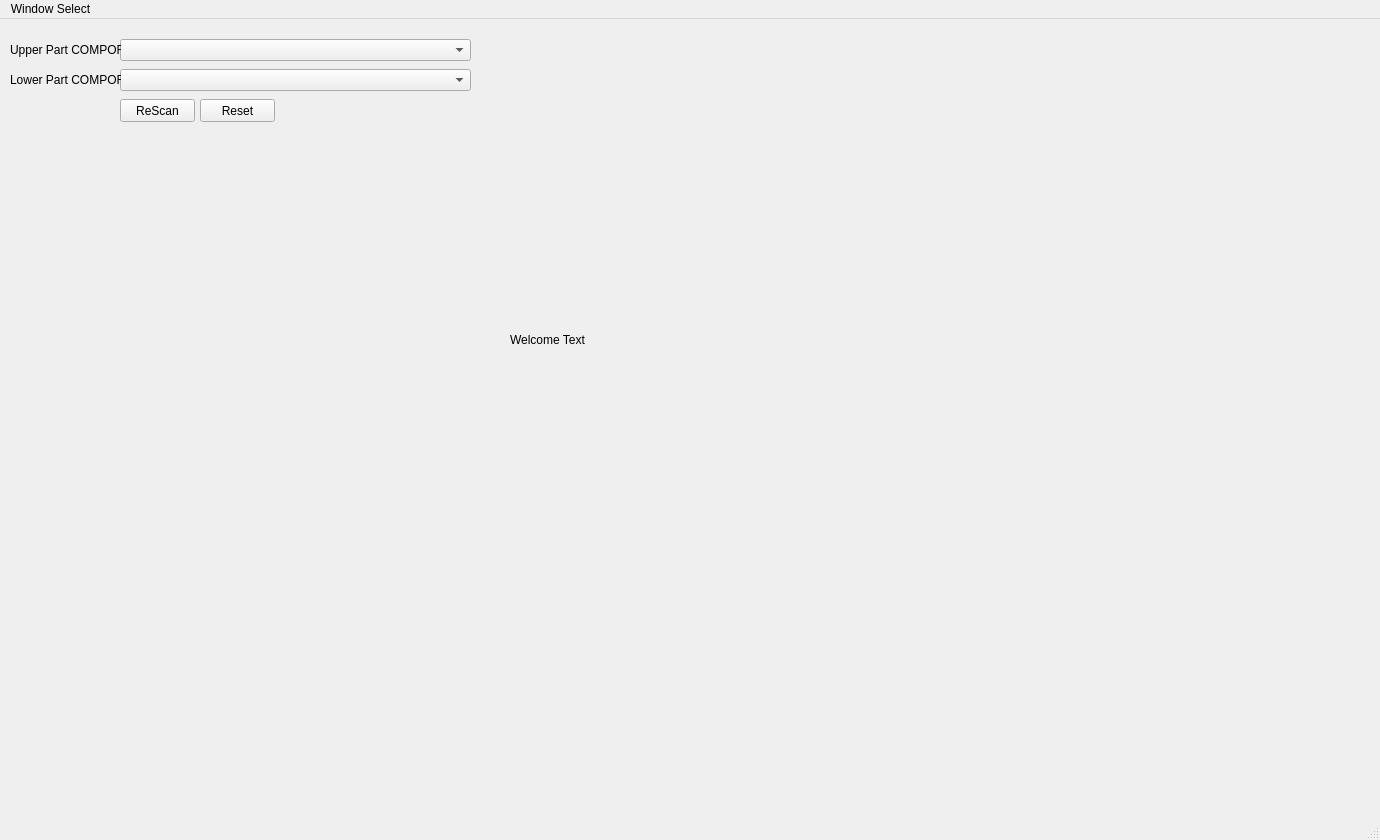
<?xml version="1.0" encoding="UTF-8"?>
<ui version="4.0">
 <class>MainWindow</class>
 <widget class="QMainWindow" name="MainWindow">
  <property name="geometry">
   <rect>
    <x>0</x>
    <y>0</y>
    <width>1380</width>
    <height>840</height>
   </rect>
  </property>
  <property name="windowTitle">
   <string>MainWindow</string>
  </property>
  <widget class="QWidget" name="centralwidget">
   <widget class="QStackedWidget" name="stackedWidget">
    <property name="geometry">
     <rect>
      <x>10</x>
      <y>10</y>
      <width>1380</width>
      <height>820</height>
     </rect>
    </property>
    <property name="currentIndex">
     <number>0</number>
    </property>
    <widget class="QWidget" name="page">
     <widget class="QLabel" name="welcome_label">
      <property name="geometry">
       <rect>
        <x>500</x>
        <y>270</y>
        <width>421</width>
        <height>81</height>
       </rect>
      </property>
      <property name="text">
       <string>Welcome Text</string>
      </property>
     </widget>
     <widget class="QComboBox" name="upper_comport_comboBox">
      <property name="geometry">
       <rect>
        <x>110</x>
        <y>10</y>
        <width>351</width>
        <height>22</height>
       </rect>
      </property>
     </widget>
     <widget class="QComboBox" name="lower_comport_comboBox">
      <property name="geometry">
       <rect>
        <x>110</x>
        <y>40</y>
        <width>351</width>
        <height>22</height>
       </rect>
      </property>
     </widget>
     <widget class="QLabel" name="upper_part_comport_label">
      <property name="geometry">
       <rect>
        <x>0</x>
        <y>10</y>
        <width>111</width>
        <height>21</height>
       </rect>
      </property>
      <property name="text">
       <string>Upper Part COMPORT</string>
      </property>
     </widget>
     <widget class="QLabel" name="lower_part_comport_label">
      <property name="geometry">
       <rect>
        <x>0</x>
        <y>40</y>
        <width>111</width>
        <height>21</height>
       </rect>
      </property>
      <property name="text">
       <string>Lower Part COMPORT</string>
      </property>
     </widget>
     <widget class="QPushButton" name="rescan_comport_btn">
      <property name="geometry">
       <rect>
        <x>110</x>
        <y>70</y>
        <width>75</width>
        <height>23</height>
       </rect>
      </property>
      <property name="text">
       <string>ReScan</string>
      </property>
     </widget>
     <widget class="QPushButton" name="reset_comport_btn">
      <property name="geometry">
       <rect>
        <x>190</x>
        <y>70</y>
        <width>75</width>
        <height>23</height>
       </rect>
      </property>
      <property name="text">
       <string>Reset</string>
      </property>
     </widget>
    </widget>
    <widget class="QWidget" name="page_2"/>
   </widget>
  </widget>
  <widget class="QMenuBar" name="menubar">
   <property name="geometry">
    <rect>
     <x>0</x>
     <y>0</y>
     <width>1380</width>
     <height>21</height>
    </rect>
   </property>
   <widget class="QMenu" name="menuWindow_Select">
    <property name="title">
     <string>Window Select</string>
    </property>
    <addaction name="actionManual_Control"/>
    <addaction name="actionPre_saved_moves"/>
   </widget>
   <addaction name="menuWindow_Select"/>
  </widget>
  <widget class="QStatusBar" name="statusbar"/>
  <action name="actionManual_Control">
   <property name="text">
    <string>Manual Control</string>
   </property>
  </action>
  <action name="actionPre_saved_moves">
   <property name="text">
    <string>Pre-saved moves</string>
   </property>
  </action>
 </widget>
 <resources/>
 <connections/>
</ui>
